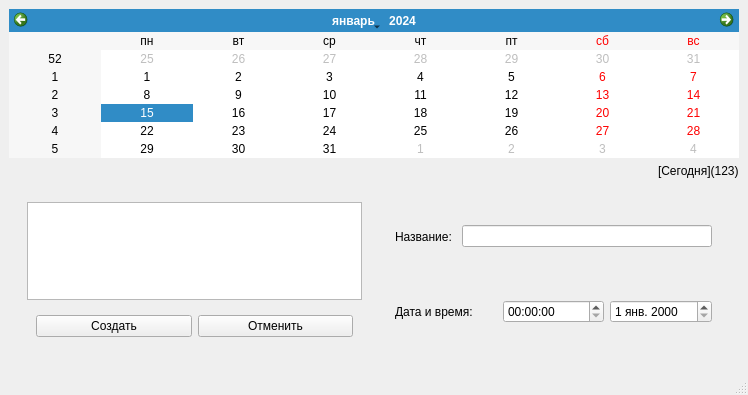
<?xml version="1.0" encoding="UTF-8"?>
<ui version="4.0">
 <class>MainWindow</class>
 <widget class="QMainWindow" name="MainWindow">
  <property name="geometry">
   <rect>
    <x>0</x>
    <y>0</y>
    <width>748</width>
    <height>395</height>
   </rect>
  </property>
  <property name="windowTitle">
   <string>MainWindow</string>
  </property>
  <property name="locale">
   <locale language="Russian" country="Russia"/>
  </property>
  <widget class="QWidget" name="centralwidget">
   <layout class="QVBoxLayout" name="verticalLayout_2">
    <item>
     <widget class="QCalendarWidget" name="calendarWidget">
      <property name="enabled">
       <bool>true</bool>
      </property>
      <property name="locale">
       <locale language="Russian" country="Russia"/>
      </property>
     </widget>
    </item>
    <item alignment="Qt::AlignRight">
     <widget class="QLabel" name="todayEventsLabel">
      <property name="text">
       <string notr="true">[Сегодня](123)</string>
      </property>
      <property name="textFormat">
       <enum>Qt::MarkdownText</enum>
      </property>
     </widget>
    </item>
    <item>
     <widget class="QFrame" name="frame_2">
      <property name="enabled">
       <bool>true</bool>
      </property>
      <property name="frameShape">
       <enum>QFrame::NoFrame</enum>
      </property>
      <layout class="QHBoxLayout" name="horizontalLayout_5">
       <item>
        <widget class="QFrame" name="frame_9">
         <property name="frameShape">
          <enum>QFrame::NoFrame</enum>
         </property>
         <layout class="QVBoxLayout" name="verticalLayout_3">
          <item>
           <widget class="QListWidget" name="eventList"/>
          </item>
          <item>
           <widget class="QFrame" name="frame_10">
            <property name="frameShape">
             <enum>QFrame::NoFrame</enum>
            </property>
            <layout class="QHBoxLayout" name="horizontalLayout_8">
             <item>
              <widget class="QPushButton" name="newEventBtn">
               <property name="text">
                <string>Создать</string>
               </property>
              </widget>
             </item>
             <item>
              <widget class="QPushButton" name="deleteEventBtn">
               <property name="text">
                <string>Отменить</string>
               </property>
              </widget>
             </item>
            </layout>
           </widget>
          </item>
         </layout>
        </widget>
       </item>
       <item>
        <widget class="QFrame" name="frame_3">
         <property name="frameShape">
          <enum>QFrame::NoFrame</enum>
         </property>
         <layout class="QVBoxLayout" name="verticalLayout">
          <item>
           <widget class="QFrame" name="frame_4">
            <property name="frameShape">
             <enum>QFrame::NoFrame</enum>
            </property>
            <layout class="QHBoxLayout" name="horizontalLayout_3">
             <item>
              <widget class="QLabel" name="label">
               <property name="enabled">
                <bool>true</bool>
               </property>
               <property name="text">
                <string>Название: </string>
               </property>
              </widget>
             </item>
             <item>
              <widget class="QLineEdit" name="lineEdit_3"/>
             </item>
            </layout>
           </widget>
          </item>
          <item>
           <widget class="QFrame" name="frame_5">
            <property name="frameShape">
             <enum>QFrame::NoFrame</enum>
            </property>
            <layout class="QHBoxLayout" name="horizontalLayout_2">
             <item>
              <widget class="QLabel" name="label_2">
               <property name="enabled">
                <bool>true</bool>
               </property>
               <property name="text">
                <string>Дата и время:</string>
               </property>
              </widget>
             </item>
             <item>
              <widget class="QTimeEdit" name="timeEdit"/>
             </item>
             <item>
              <widget class="QDateEdit" name="dateEdit">
               <property name="locale">
                <locale language="Russian" country="Russia"/>
               </property>
              </widget>
             </item>
            </layout>
           </widget>
          </item>
         </layout>
        </widget>
       </item>
      </layout>
     </widget>
    </item>
   </layout>
  </widget>
  <widget class="QStatusBar" name="statusbar"/>
 </widget>
 <resources/>
 <connections/>
</ui>
